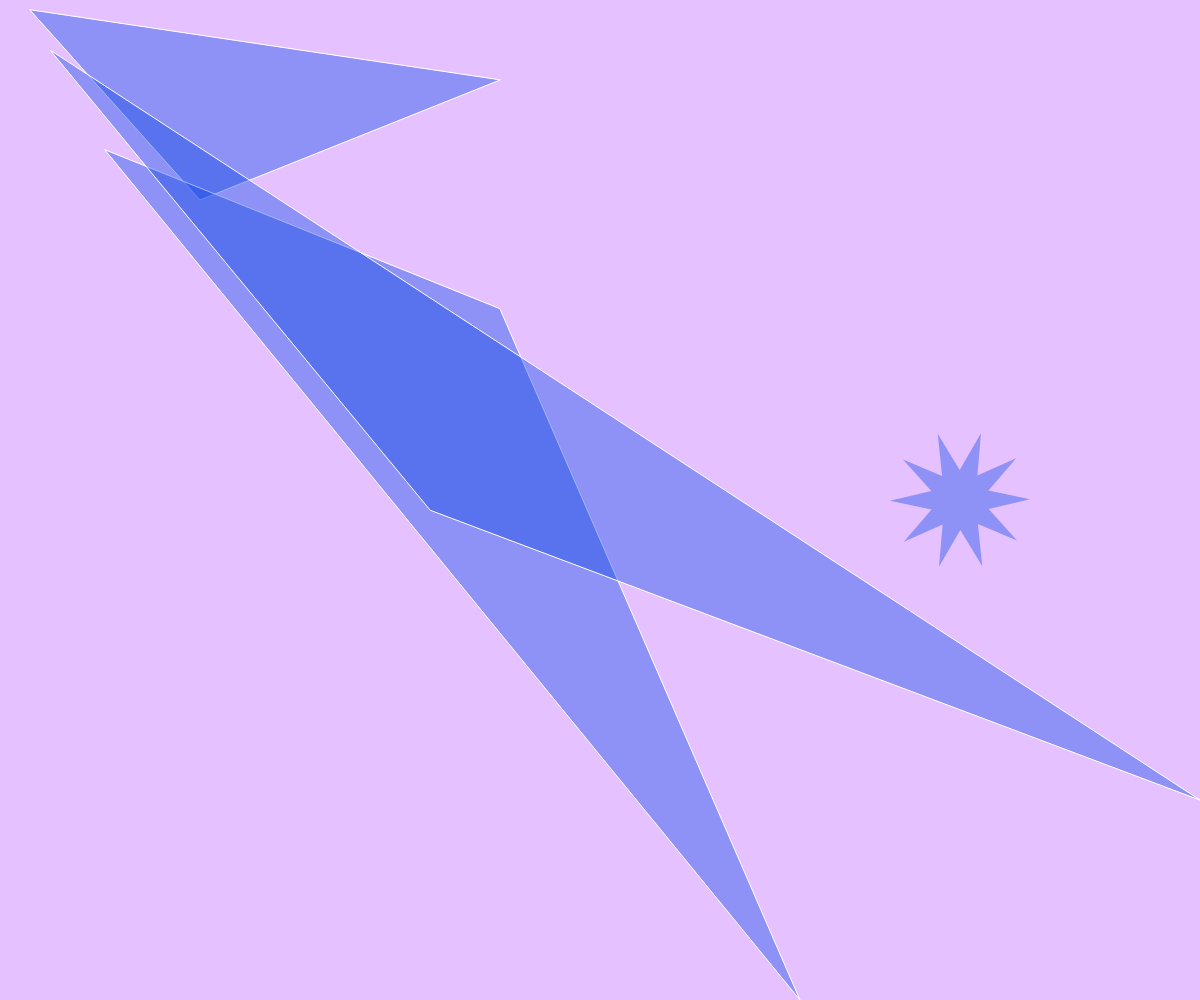
Frame 1 (no input)
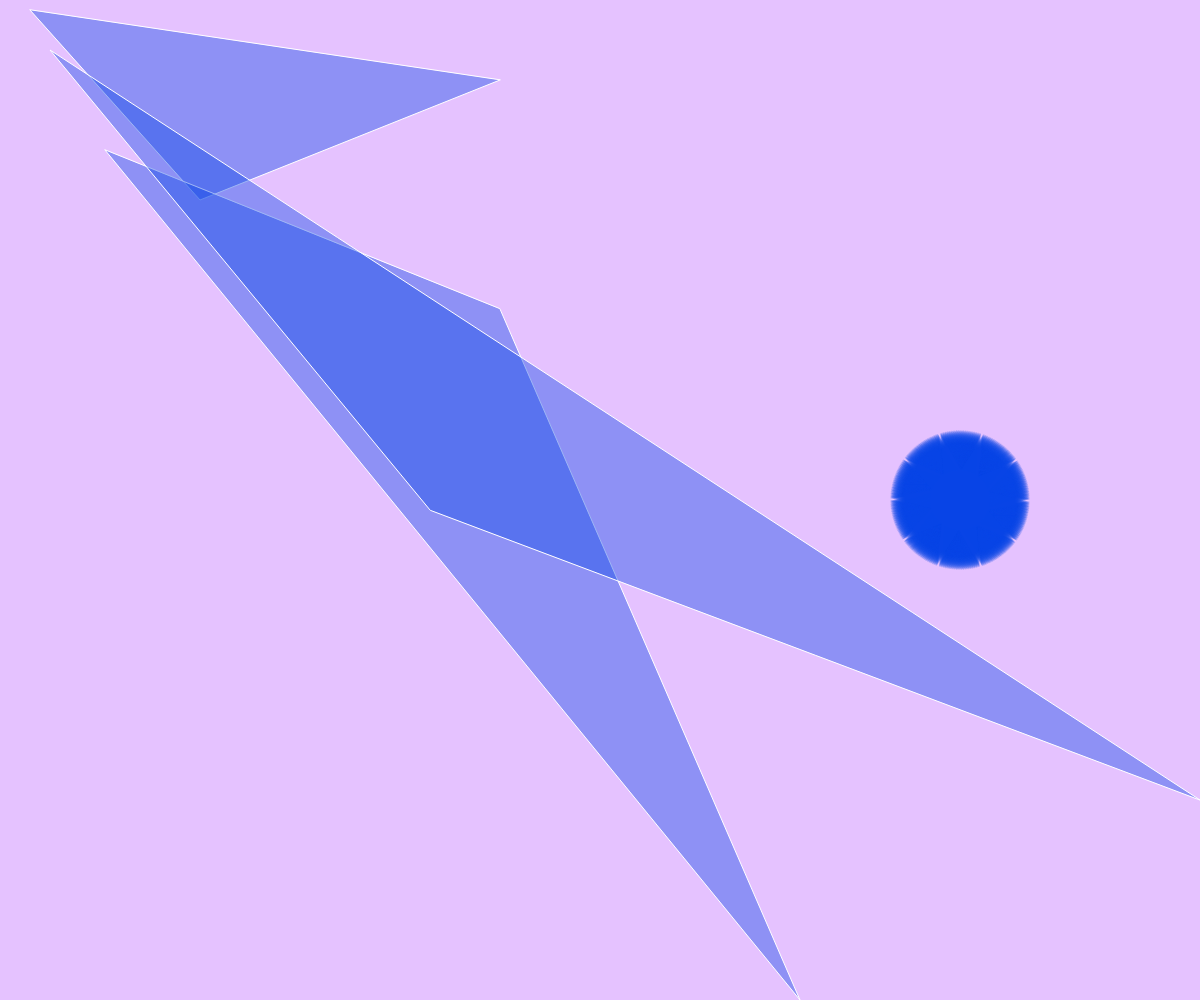
Frame 60 (no input)
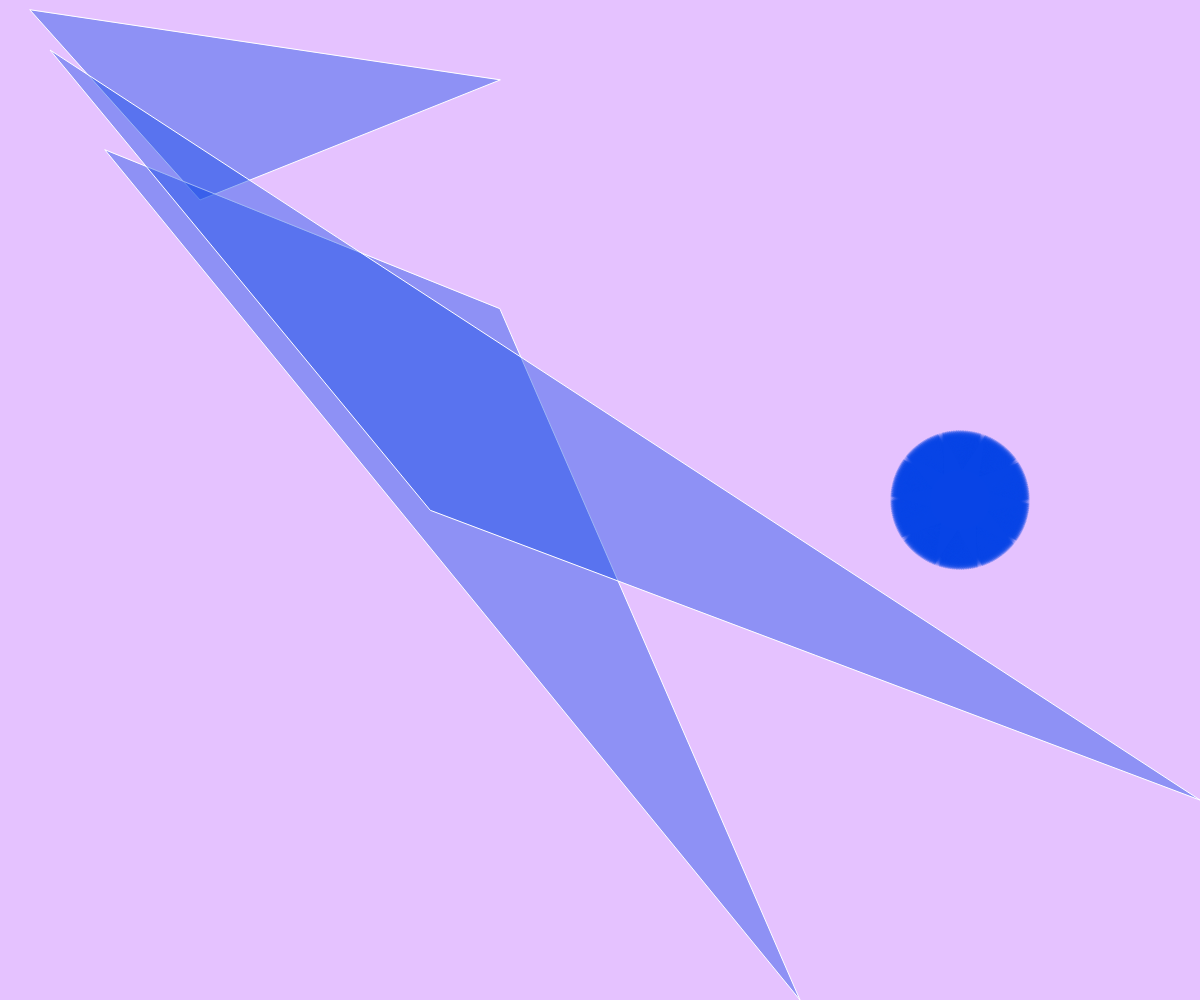
Frame 120 (the mouse pressed at the canvas centre since frame 60)

The p5.js sketch that drew these frames (run headless with seeded random() and noise() and a simulated clock; from frame 60 on, the mouse is pressed at the canvas centre):

// p5.js sketch
// ── sketch.js
function setup() {

	createCanvas(windowWidth,windowHeight);
	background(190,100,255,100);

	stroke(255);
	fill(10,70,230,100);
	triangle(30,10,200,200,500,80);
	triangle(500,309,800,1000,105,150);
	triangle(1200,800,50,50,430,510);
}

function draw() {
  
  	push();
  	translate(width*0.8, height*0.5);
  	rotate(frameCount / -100.0);
  	noStroke(0);
  	star(0, 0, 30, 70, 10);
  	pop();
}

function star(x, y, radius1, radius2, npoints) {
  var angle = TWO_PI / npoints;
  var halfAngle = angle/2.0;
  beginShape();
  for (var a = 0; a < TWO_PI; a += angle) {
    var sx = x + cos(a) * radius2;
    var sy = y + sin(a) * radius2;
    vertex(sx, sy);
    sx = x + cos(a+halfAngle) * radius1;
    sy = y + sin(a+halfAngle) * radius1;
    vertex(sx, sy);
  }
  endShape(CLOSE);
 }
// ── circles.js
var circles = [];

function setup(){
	createCanvas(windowWidth, windowHeight);
	noCursor();
	ellipseMode(CENTER);
	cursorDiameter = 10;
}

function draw(){
	background(255);

	for(var i = 0; i < circles.length; i++){
		circles[i].draw();

		if(circles[i].x > 700){
			circles.splice(i,1);
		}
	}

	if (mouseIsPressed){
		if (mouseButton == LEFT){
			circles.push(new Circle(mouseX, mouseY, 255, 255, 255));
		}
	}

	stroke(0);
	fill(255);
	ellipse(mouseX,mouseY,10,10);
}

function Circle(x, y, r, g, b){
	this.x=x;
	this.y=y;

	this.r=r;
	this.g=g;
	this.b=b;

	this.size = 10;

	this.draw = function(){
		this.x++;
		this.size = this.size - random(.5,1);
		fill(this.r, this.g, this.b);
		ellipse(this.x, this.y, this.size, this.size);
	}

}
// ── escape.js
var bubbles = [];
var numBubbles = 70;

function setup(){

	createCanvas(windowWidth, windowHeight);

	for(var i = 0; i <= numBubbles; i++){
		bubbles.push(new Bubble(random(0,windowWidth), random(0,windowHeight), random(10,50)));
	}
}

function draw(){

	background(253, 191, 181);

	for (var i = 0; i < bubbles.length; i++){
		bubbles[i].display();
		bubbles[i].move();
	}

}

function Bubble(x,y,diameter){
	this.x=x;
	this.y=y;
	this.diameter=diameter;

	this.display = function(){
		noStroke();
		fill(255, 48, 158);
		ellipse(this.x,this.y, this.diameter,this.diameter);
	}

	this.move = function(){
		this.y=this.y+(random(-3,3));
		this.x=this.x+(random(-3,3));
	}
}
// ── extra.js
/**if(x<height){
		fill(255);
	}
	else{
		fill(254, 105, 176);
	}**/

	/**for(var x = 0; x <= width; x+=30){
		for(var y = 0; y <=height; y+=30){
			noStroke();
			fill(random(0,255),0,random(0,255),random(10,255));
			ellipse(x,y,40,40);
		}	
	}**/
	
	/**var r = map(mouseX,0,500,10,100);
	noStroke();
	fill(254, 105, 176);
	ellipse(mouseX,mouseY,r,r);**/
// ── glitter.js
function setup(){
	createCanvas(windowWidth,windowHeight);
}

function draw(){

	background(253, 191, 181);

	for(var x = 0; x <= width; x+=30){
		for(var y = 0; y <=height; y+=30){
			noStroke();
			fill(random(0,255),0,random(0,255),random(10,255));
			ellipse(x,y,40,40);
		}	
	}
}
// ── guido.js
// for red, green, and blue color values
var r, g, b, midWidth, midHeight;
var baseWidths = [66, 73, 78, 64, 69];
var guidoWidth = 350;
var widths = baseWidths.map(function(width) {
  return width / guidoWidth;
})
var baseHeight6 = 175;
var baseHeight7 = 72;
var baseHeight8 = 69;
var baseHeight9 = 98;
var baseHeights = [
  [{colour: 'black', height: 135}, {colour: 'white', height: 146}, {colour: 'yellow', height: 133}],
  [{colour: 'orange', height: 210}, {colour: 'black', height: 204}],
  [{colour: 'yellow', height: baseHeight6}, {colour: 'white', height: baseHeight7}, {colour: 'orange', height: 167}],
  [{colour: 'yellow', height: baseHeight6}, {colour: 'white', height: baseHeight7}, {colour: 'black', height: baseHeight8}, {colour: 'white', height: baseHeight9}],
  [{colour: 'yellow', height: 247}, {colour: 'black', height: baseHeight8}, {colour: 'yellow', height: baseHeight9}]];
var guidoHeight = 414;
var heights = baseHeights.map(function(arr) {
  return arr.map(function(shape) {
    return {colour: shape.colour, height: shape.height / guidoHeight};
  });
});
var colours = {};
function createShape(left, top, width, height, colour) {
  noStroke();
  fill(colour);
  console.log('left', left);
  console.log('top', top);
  console.log('width', width);
  console.log('height', height);
  console.log('colour', colour);
  rect(left, top, width, height);
}
function setup() {
  createCanvas(windowWidth, windowHeight);
  colours.orange = color(156, 33, 26);
  colours.white = color(218, 212, 207);
  colours.black = color(24, 24, 23);
  colours.yellow = color(215, 183, 36);
  guido(windowWidth, windowHeight);
}
function guido(windowWidth, windowHeight){
  var left = 0;
  heights.forEach(function(column, index){
    var top = 0;
    var width = widths[index] * windowWidth;
    column.forEach(function(shape){
      var height = shape.height * windowHeight;
      createShape(left, top, width, height, colours[shape.colour]);
      top += height;
    });
    left += width;
  });
}
function windowResized() {
  resizeCanvas(windowWidth, windowHeight);
  guido(windowWidth, windowHeight);
}
// ── triangles.js
var triangles = [];

function setup(){

	createCanvas(windowWidth, windowHeight);
}

function draw(){

	background(253, 191, 181);

	for (var i = 0; i < triangles.length; i++){

		triangles[i].draw();

		if (triangles[i].x > 700){
			triangles.splice(i,1);
		}
		
	}

	if (mouseIsPressed){
		if (mouseButton == LEFT){
			triangles.push(new Triangle(mouseX, mouseY, random (100,200), random (100,200), random(100,200)));
		}
		
	}

}

function Triangle(x1,y1,x2,y2,x3,y3){
	
	this.x1 = x1;
	this.y1 = y1;
	this.x2 = x2;
	this.y2 = y2;
	this.x3 = x3;
	this.y3 = y3;

	/**this.display = function(){
		noStroke();
		fill(random(0,255), 0, 255);
		triangle(this.x1, this.y1, this.x2, this.y2, this.x3, this.y3);
	}

	this.move = function(){
		this.x2++;
		this.y2++;
		this.x3++;
	}**/

	this.draw = function(){
		this.x1++;
		this.y1++;
		this.x2++;
		fill(255, 0, 255);
		triangle(this.x1, this.y1, this.x2, this.y2, this.x3, this.y3);
	}	
}
